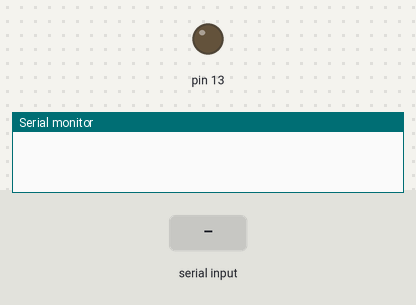
Bench run of a sketch on a simulated Arduino Uno, built with avr-gcc and run on an emulated ATmega328P. Shown: output pins drawn as LEDs (lit = HIGH), the last lines printed to the serial monitor. Inputs (shaded band) come from the test bench.

Above: at 1.2 s.
1.3 s: "s" received over Serial
At 2.8 s:
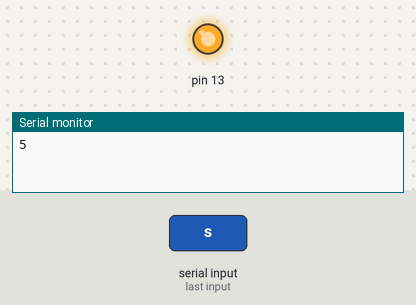
Timing chart, 0 to 5.5 s (numbered marks = the images above; inputs shaded):
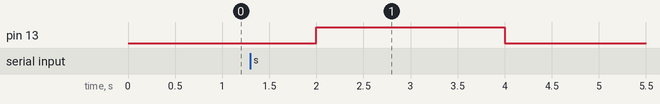

The sketch:

Pyserial_testing.ino
```cpp
char flag;
void setup()
{
  pinMode(13,OUTPUT);
  digitalWrite(13,LOW);
  Serial.begin(9600);
}

void loop()
{if(Serial.available() > 0)
  {
    if(Serial.read() == 's')
    {
      digitalWrite(13,HIGH);
      delay(2000);
    }
  }

    else
    {
      digitalWrite(13,LOW);
      delay(2000);
    }


    Serial.println(5);
}
```

Measured:
- after the input at 1.3 s, pin 13: LOW → HIGH after 0.70 s, → LOW 2.0 s later
